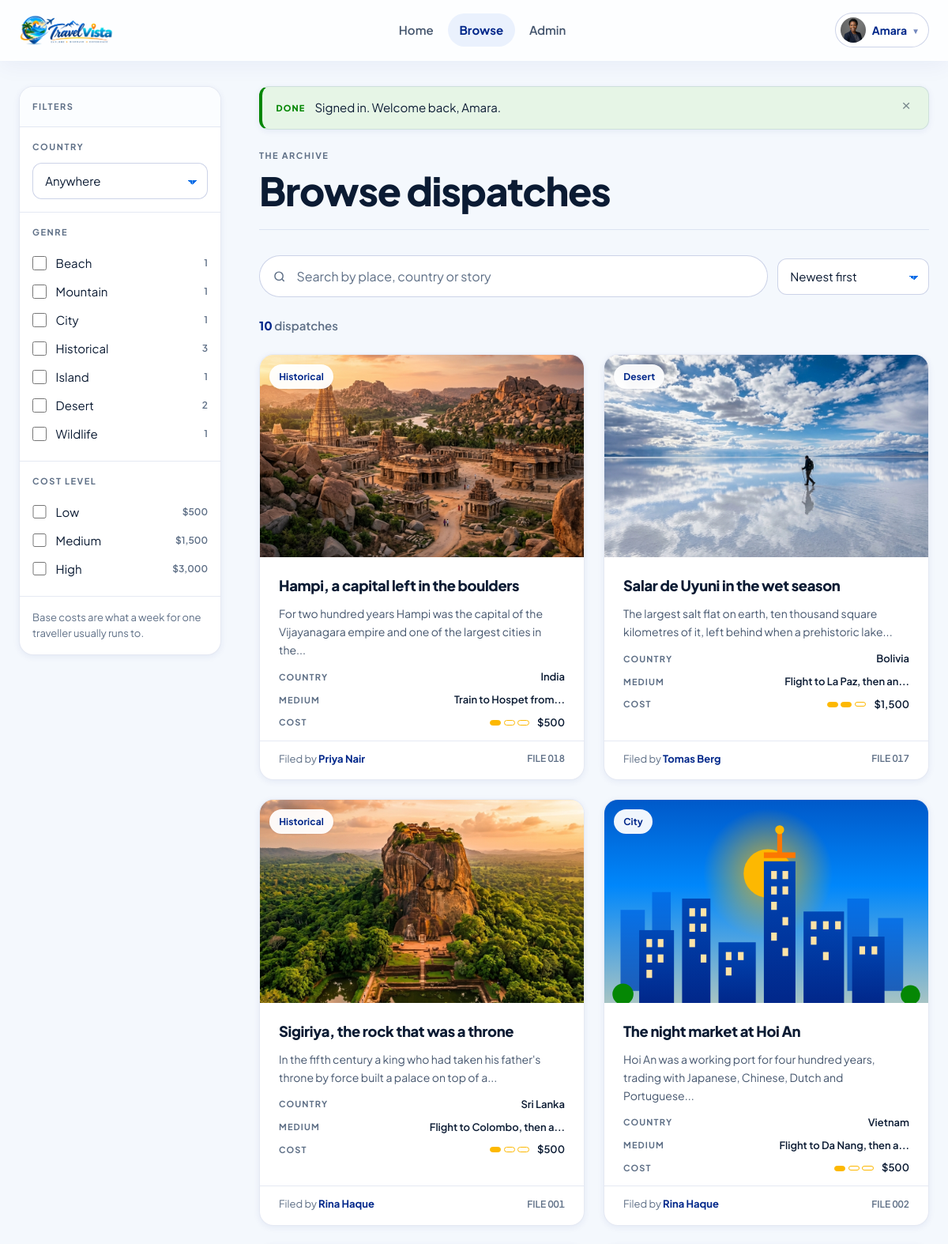
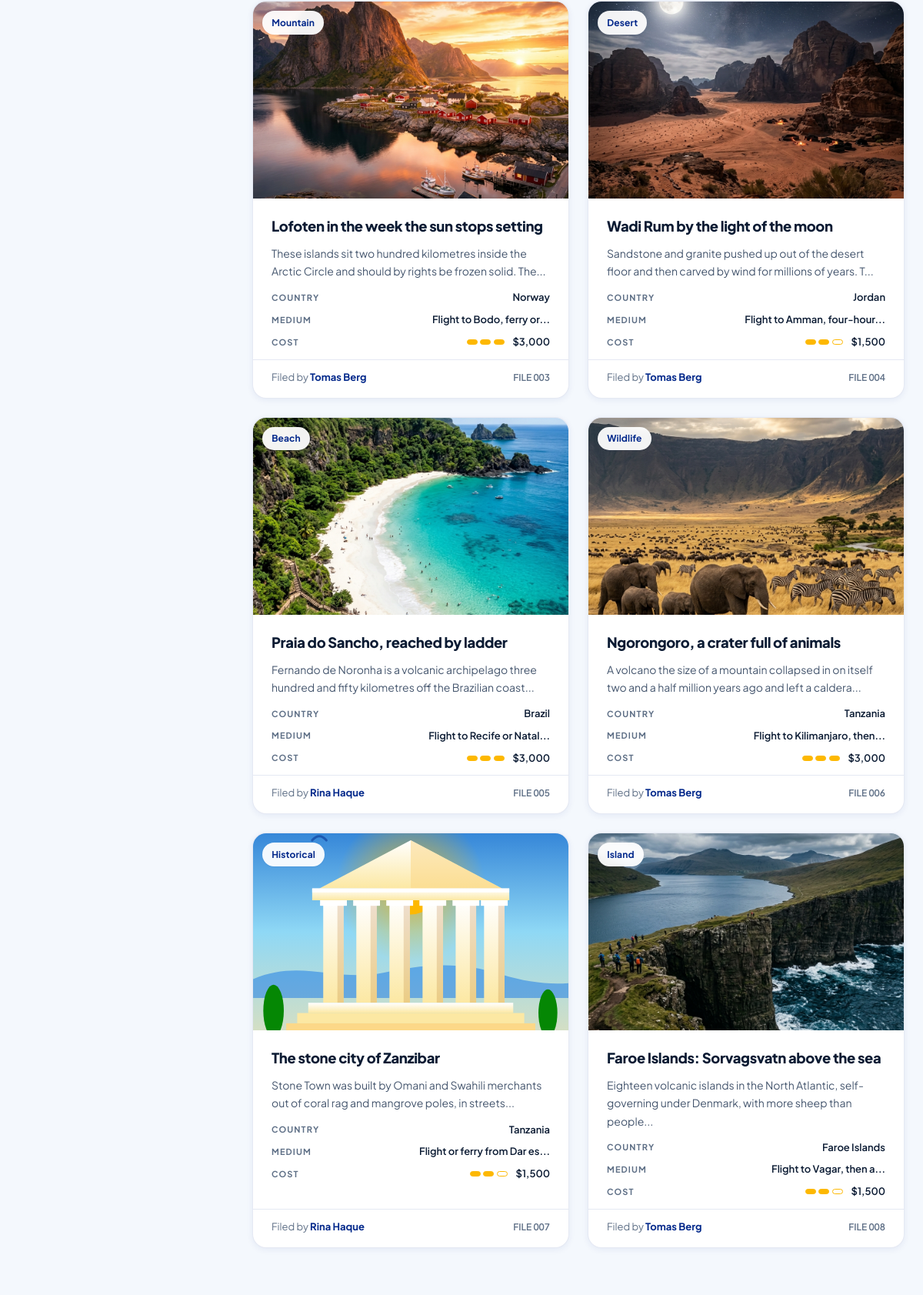
/?page=browse (signed in, upper part), run on the app's committed database (2 pictures, top to bottom).
### tables this page shows
CREATE TABLE `users` (
  `id` int(10) unsigned NOT NULL AUTO_INCREMENT,
  `name` varchar(100) NOT NULL,
  `email` varchar(150) NOT NULL,
  `password_hash` varchar(255) NOT NULL,
  `role` enum('admin','scout','user') NOT NULL DEFAULT 'user',
  `is_verified` tinyint(1) NOT NULL DEFAULT 0,
  `profile_picture` varchar(255) DEFAULT NULL,
  `remember_token` varchar(255) DEFAULT NULL,
  `created_at` datetime NOT NULL DEFAULT current_timestamp(),
  PRIMARY KEY (`id`),
  UNIQUE KEY `uq_users_email` (`email`),
  KEY `idx_users_role` (`role`)
);

CREATE TABLE `posts` (
  `id` int(10) unsigned NOT NULL AUTO_INCREMENT,
  `scout_id` int(10) unsigned DEFAULT NULL,
  `title` varchar(180) NOT NULL,
  `short_history` text NOT NULL,
  `country` varchar(90) NOT NULL,
  `country_representation` text DEFAULT NULL,
  `genre` varchar(40) NOT NULL,
  `cost_level` enum('low','medium','high') NOT NULL DEFAULT 'medium',
  `travel_medium_info` varchar(255) NOT NULL,
  `image` varchar(255) DEFAULT NULL,
  `status` enum('pending','approved','rejected','hidden') NOT NULL DEFAULT 'approved',
  `created_at` datetime NOT NULL DEFAULT current_timestamp(),
  `updated_at` datetime NOT NULL DEFAULT current_timestamp() ON UPDATE current_timestamp(),
  PRIMARY KEY (`id`),
  KEY `idx_posts_scout` (`scout_id`),
  KEY `idx_posts_status` (`status`),
  KEY `idx_posts_country` (`country`),
  KEY `idx_posts_genre` (`genre`),
  KEY `idx_posts_cost` (`cost_level`),
  CONSTRAINT `fk_posts_scout` FOREIGN KEY (`scout_id`) REFERENCES `users` (`id`) ON DELETE CASCADE ON UPDATE CASCADE
);

### app/Views/layouts/dispatch_card.php (the view, shortened to what the rows shown need)
<?php
$postUrl   = url('?page=post&id=' . (int) $card['id']);
?>
<article class="dispatch reveal">
    <a class="dispatch__cover" href="<?= e($postUrl) ?>" tabindex="-1" aria-hidden="true">
        <img src="<?= e(post_cover(isset($card['image']) ? $card['image'] : null, $card['genre'])) ?>"
             alt="" loading="lazy" width="800" height="350">
        <span class="tag dispatch__stamp"><?= e($card['genre']) ?></span>
    </a>
    <div class="dispatch__body">
        <h3 class="dispatch__title">
            <a href="<?= e($postUrl) ?>"><?= e($card['title']) ?></a>
        </h3>
        <p class="dispatch__snippet"><?= e(excerpt($card['short_history'], 108)) ?></p>
        <dl class="ledger">
            <div class="ledger__row">
                <dt class="ledger__key">Country</dt>
                <dd class="ledger__val"><?= e($card['country']) ?></dd>
            </div>
            <div class="ledger__row">
                <dt class="ledger__key">Medium</dt>
                <dd class="ledger__val"><?= e(excerpt($card['travel_medium_info'], 28)) ?></dd>
            </div>
            <div class="ledger__row">
                <dt class="ledger__key">Cost</dt>
                <dd class="ledger__val">
                    <?= meter_html($card['cost_level']) ?>
                    <span class="ml-text"><?= e(money((float) cost_base($card['cost_level']))) ?></span>
                </dd>
            </div>
        </dl>
    </div>
    <div class="dispatch__foot">
        <span class="dispatch__by">
            Filed by <strong><?= e(isset($card['scout_name']) ? $card['scout_name'] : 'TravelVista') ?></strong>
        </span>
        <span class="filenum"><?= e(file_number((int) $card['id'])) ?></span>
    </div>
</article>

### app/Views/layouts/header.php (shortened to what the rows shown need)
<?php
$title      = isset($pageTitle) ? $pageTitle : APP_NAME;
$user       = current_user();
?>
<!DOCTYPE html>
<html lang="en">
<head>
    <link rel="stylesheet" href="<?= e(asset('css/global.css')) ?>">
</head>
<body class="page-<?= e(str_replace(' ', '-', strtolower($title))) ?>">
<header class="topbar" id="topbar">
    <div class="topbar__inner wrap">
        <nav class="topbar__nav" id="topbarNav" aria-label="Main">
            <div class="topbar__actions">
                <?php if ($user === null): ?>
                    <a class="btn btn--ghost btn--sm" href="<?= e(url('?page=login')) ?>">Sign in</a>
                    <a class="btn btn--primary btn--sm" href="<?= e(url('?page=register')) ?>">Create account</a>
                <?php else: ?>
                    <div class="usermenu" id="userMenu">
                        <button class="usermenu__trigger" type="button" id="userMenuBtn"
                                aria-expanded="false" aria-haspopup="true">
                            <?php $avatar = avatar_url($user['profile_picture']); ?>
                            <?php if ($avatar): ?>
                                <img class="avatar" src="<?= e($avatar) ?>" alt="">
                            <?php else: ?>
                                <span class="avatar" aria-hidden="true"><?= e(initial($user['name'])) ?></span>
                            <?php endif; ?>
                            <span><?= e(strtok($user['name'], ' ')) ?></span>
                            <span class="usermenu__caret" aria-hidden="true">&#9662;</span>
                        </button>
                    </div>
                <?php endif; ?>
            </div>
        </nav>
    </div>
</header>
<main id="main">

### app/Views/posts/browse.php (shortened to what the rows shown need)
<div class="wrap browse" id="browsePage" data-can-save="<?= is_traveller() ? '1' : '0' ?>">
    <form class="filters" id="filterRail" method="get" action="<?= e(url('?page=browse')) ?>">
        <div class="filters__group">
            <?php foreach (GENRES as $genre): ?>
                <label class="choice">
                    <input type="checkbox" name="genre" value="<?= e($genre) ?>"
                           <?= in_array($genre, $activeGenres, true) ? 'checked' : '' ?>>
                    <span><?= e(ucfirst($genre)) ?></span>
                    <span class="count"><?= (int) $genreCounts[$genre] ?></span>
                </label>
            <?php endforeach; ?>
        </div>
    </form>
    <div class="shell__main">
        <div class="page-head">
            <div>
                <h1>Browse dispatches</h1>
            </div>
        </div>
        <div class="grid" id="results">
            <?php if ($posts): ?>
                <?php foreach ($posts as $index => $card): ?>
                    <?php
                    require APP_ROOT . '/app/Views/layouts/dispatch_card.php';
                    ?>
                <?php endforeach; ?>
            <?php endif; ?>
        </div>
    </div>
</div>

### core/Helpers.php (shortened to what the rows shown need)
<?php
function e($value): string
{
    return htmlspecialchars((string) $value, ENT_QUOTES | ENT_SUBSTITUTE, 'UTF-8');
}
function excerpt(string $text, int $limit = 160): string
{
    $text = trim(preg_replace('/\s+/u', ' ', strip_tags($text)));
    $cut = mb_substr($text, 0, $limit);
    $space = mb_strrpos($cut, ' ');
    return rtrim($space ? mb_substr($cut, 0, $space) : $cut, ' ,.;:') . '...';
}
function url(string $path = ''): string
{
    return BASE_URL . '/' . ltrim($path, '/');
}
function asset(string $path): string
{
    $publicPath = 'public/' . ltrim($path, '/');
    $file = APP_ROOT . '/' . $publicPath;
    $stamp = is_file($file) ? filemtime($file) : 1;
    return url($publicPath) . '?v=' . $stamp;
}
function money($amount, string $currency = 'USD'): string
{
    $prefix = $currency === 'USD' ? '$' : $currency . ' ';
    return $prefix . number_format((float)$amount);
}
function post_cover(?string $image, string $genre): string
{
    if ($image && is_file(UPLOAD_DIR . '/posts/' . $image)) {
        return url('public/uploads/posts/' . rawurlencode($image));
    }
    $genre = in_array($genre, GENRES, true) ? $genre : 'city';
    return asset('images/genre/' . $genre . '.svg');
}
function avatar_url(?string $picture): ?string
{
    if ($picture && is_file(UPLOAD_DIR . '/avatars/' . $picture)) {
        return url('public/uploads/avatars/' . rawurlencode($picture));
    }
    return null;
}
function cost_base(string $level): float
{
    return isset(COST_BASE[$level]) ? (float) COST_BASE[$level] : 0.0;
}
function is_traveller(): bool
{
    return is_logged_in() && user_role() === 'user';
}
function meter_html(string $level): string
{
    $levels = ['low' => 1, 'medium' => 2, 'high' => 3];
    $active = isset($levels[$level]) ? $levels[$level] : 0;
    $html = '<span class="meter" aria-label="Cost: ' . e(ucfirst($level)) . '">';
    for ($i = 1; $i <= 3; $i++) {
        $class = $i <= $active ? 'meter__seg is-on' : 'meter__seg';
        $html .= '<span class="' . $class . '"></span>';
    }
    $html .= '</span>';
    return $html;
}
function file_number(int $id, string $prefix = 'FILE'): string
{
    return $prefix . ' ' . str_pad((string)$id, 3, '0', STR_PAD_LEFT);
}

### data on the page
users: profile_picture (picture), name "Amara"
posts: id "1", scout "2", image+genre (picture), genre "Historical", title "Sigiriya, the rock that was a throne", short_history "In the fifth century a king who had taken his father's throne by force built a palace on top of a...", country "Sri Lanka", travel_medium_info "Flight to Colombo, then a...", cost_level "$500", scout.name "Rina Haque", id "FILE 001"
posts: image+genre (picture), genre "Historical", title "Hampi, a capital left in the boulders", short_history "For two hundred years Hampi was the capital of the Vijayanagara empire and one of the largest cities in the...", country "India", travel_medium_info "Train to Hospet from...", cost_level "$500", scout.name "Priya Nair", id "FILE 018"
posts: image+genre (picture), genre "Desert", title "Salar de Uyuni in the wet season", short_history "The largest salt flat on earth, ten thousand square kilometres of it, left behind when a prehistoric lake...", country "Bolivia", travel_medium_info "Flight to La Paz, then an...", cost_level "$1,500", scout.name "Tomas Berg", id "FILE 017"
posts: image+genre (picture), genre "City", title "The night market at Hoi An", short_history "Hoi An was a working port for four hundred years, trading with Japanese, Chinese, Dutch and Portuguese...", country "Vietnam", travel_medium_info "Flight to Da Nang, then a...", cost_level "$500", scout.name "Rina Haque", id "FILE 002"
posts: image+genre (picture), genre "Mountain", title "Lofoten in the week the sun stops setting", short_history "These islands sit two hundred kilometres inside the Arctic Circle and should by rights be frozen solid. The...", country "Norway", travel_medium_info "Flight to Bodo, ferry or...", cost_level "$3,000", scout.name "Tomas Berg", id "FILE 003"
posts: image+genre (picture), genre "Desert", title "Wadi Rum by the light of the moon", short_history "Sandstone and granite pushed up out of the desert floor and then carved by wind for millions of years. T...", country "Jordan", travel_medium_info "Flight to Amman, four-hour...", cost_level "$1,500", scout.name "Tomas Berg", id "FILE 004"
posts: image+genre (picture), genre "Beach", title "Praia do Sancho, reached by ladder", short_history "Fernando de Noronha is a volcanic archipelago three hundred and fifty kilometres off the Brazilian coast...", country "Brazil", travel_medium_info "Flight to Recife or Natal...", cost_level "$3,000", scout.name "Rina Haque", id "FILE 005"
posts: image+genre (picture), genre "Wildlife", title "Ngorongoro, a crater full of animals", short_history "A volcano the size of a mountain collapsed in on itself two and a half million years ago and left a caldera...", country "Tanzania", travel_medium_info "Flight to Kilimanjaro, then...", cost_level "$3,000", scout.name "Tomas Berg", id "FILE 006"
posts: image+genre (picture), genre "Historical", title "The stone city of Zanzibar", short_history "Stone Town was built by Omani and Swahili merchants out of coral rag and mangrove poles, in streets...", country "Tanzania", travel_medium_info "Flight or ferry from Dar es...", cost_level "$1,500", scout.name "Rina Haque", id "FILE 007"
posts: image+genre (picture), genre "Island", title "Faroe Islands: Sorvagsvatn above the sea", short_history "Eighteen volcanic islands in the North Atlantic, self-governing under Denmark, with more sheep than people...", country "Faroe Islands", travel_medium_info "Flight to Vagar, then a...", cost_level "$1,500", scout.name "Tomas Berg", id "FILE 008"

### other printed values
$genre "Beach"
$genre "Mountain"
$genre "City"
$genre "Historical"
$genreCounts[$genre] "3"
$genre "Island"
$genre "Desert"
$genre "Wildlife"
$level "Low"
money((float) cost_base($level)) "$500"
$level "Medium"
money((float) cost_base($level)) "$1,500"
$level "High"
money((float) cost_base($level)) "$3,000"
$marks[$type] "DONE"
